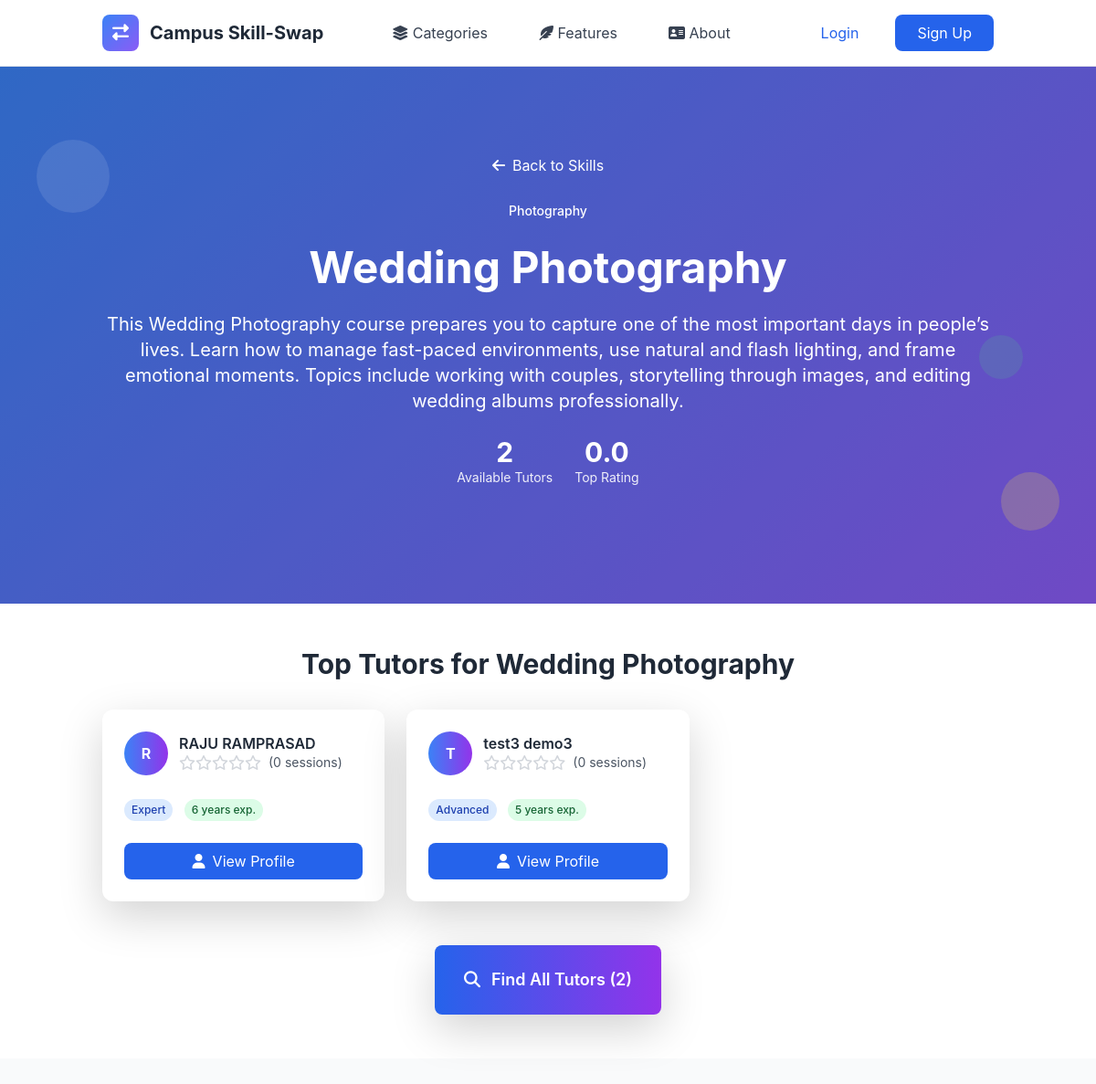
The page /skills/59/ on the database its author committed.
### apps/skills/models.py (models this page shows, shortened)
class Skill(models.Model):
    name = models.CharField(max_length=100)
    category = models.ForeignKey(SkillCategory, on_delete=models.CASCADE, related_name='skills')
    image = models.ImageField(upload_to=skills_upload_to,blank=True,null=True)
    description = models.TextField(blank=True)
    is_popular = models.BooleanField(default=False)
    created_at = models.DateTimeField(auto_now_add=True)
    updated_at = models.DateTimeField(auto_now=True)
    class Meta:
        ordering = ['category__name', 'name']
        unique_together = ['name', 'category']

class SkillCategory(models.Model):
    name = models.CharField(max_length=100, unique=True)
    description = models.TextField(blank=True)
    icon = models.CharField(max_length=50, blank=True, help_text="CSS icon class")
    image = models.ImageField(upload_to='category_images/',blank=True,null=True)
    color = models.CharField(max_length=7, default='#3B82F6', help_text="Hex color code")
    is_active = models.BooleanField(default=True)
    created_at = models.DateTimeField(auto_now_add=True)
    updated_at = models.DateTimeField(auto_now=True)
    class Meta:
        ordering = ['name']
        verbose_name_plural = "Skill Categories"
        db_table = 'category'

class OfferedSkill(models.Model):
    PROFICIENCY_LEVELS = [
        ('beginner', 'Beginner'),
        ('intermediate', 'Intermediate'),
        ('advanced', 'Advanced'),
        ('expert', 'Expert'),
    ]
    user = models.ForeignKey(User, on_delete=models.CASCADE, related_name='offered_skills')
    skill = models.ForeignKey(Skill, on_delete=models.CASCADE, related_name='offered_by_users')
    proficiency_level = models.CharField(max_length=20, choices=PROFICIENCY_LEVELS)
    description = models.TextField(blank=True, help_text="Describe your experience with this skill")
    years_of_experience = models.PositiveIntegerField(default=0)
    is_active = models.BooleanField(default=True)
    teaching_preference = models.CharField(max_length=20, choices=[
        ('online', 'Online Only'),
        ('in_person', 'In-Person Only'),
        ('both', 'Both Online and In-Person'),
    ], default='both')
    max_students_per_session = models.PositiveIntegerField(default=1)
    created_at = models.DateTimeField(auto_now_add=True)
    updated_at = models.DateTimeField(auto_now=True)
    total_sessions = models.PositiveIntegerField(default=0)
    average_rating = models.FloatField(default=0.0)
    class Meta:
        ordering = ['-created_at']
        unique_together = ['user', 'skill']
        db_table = 'offeredskill'

### apps/skills/views.py (the view)
# urls.py: path('<int:pk>/', views.SkillDetailView.as_view(), name='skill_detail'),
class SkillDetailView(DetailView):
    model = Skill
    template_name = 'skills/skill_detail.html'
    context_object_name = 'skill'
    def get_context_data(self, **kwargs):
        context = super().get_context_data(**kwargs)
        skill = self.get_object()
        top_tutors = (OfferedSkill.objects
                     .filter(skill=skill, is_active=True)
                     .select_related('user')
                     .order_by('-average_rating', '-total_sessions')[:3])
        context['top_tutors'] = top_tutors
        context['total_tutors'] = OfferedSkill.objects.filter(skill=skill, is_active=True).count()
        return context

### templates/skills/skill_detail.html (shortened to what this page needs)
{% extends 'layout/base.html' %}
{% load static %}
{% block content %}
<section class="gradient-bg relative overflow-hidden">
    <div class="absolute inset-0 bg-black opacity-20"></div>
    <div class="relative container mx-auto px-4 py-16 lg:py-24">
        <div class="text-center text-white">
            <nav class="mb-6">
                <a href="{% url 'skills:skill_list' %}" class="text-white hover:text-yellow-300 transition-colors">
                    <i class="fas fa-arrow-left mr-2"></i>Back to Skills
                </a>
            </nav>
            <div class="inline-block bg-{{ skill.category.color|default:'blue' }}-100 text-{{ skill.category.color|default:'blue' }}-800 px-4 py-1 rounded-full text-sm font-medium mb-4">
                {{ skill.category.name }}
            </div>
            <h1 class="text-4xl lg:text-5xl font-bold mb-4">{{ skill.name }}</h1>
            <p class="text-lg lg:text-xl mb-6">{{ skill.description|default:"Discover tutors who can teach you this skill!" }}</p>
            <div class="flex justify-center items-center space-x-6 mb-8">
                <div class="text-center">
                    <div class="text-3xl font-bold">{{ total_tutors }}</div>
                    <div class="text-sm opacity-90">Available Tutors</div>
                </div>
                {% if top_tutors %}
                <div class="text-center">
                    <div class="text-3xl font-bold">{{ top_tutors.0.average_rating|floatformat:1 }}</div>
                    <div class="text-sm opacity-90">Top Rating</div>
                </div>
                {% endif %}
            </div>
        </div>
    </div>
    <div class="absolute top-20 left-10 w-20 h-20 bg-white opacity-10 rounded-full animate-bounce"></div>
    <div class="absolute bottom-20 right-10 w-16 h-16 bg-yellow-300 opacity-20 rounded-full animate-pulse"></div>
    <div class="absolute top-1/2 right-20 w-12 h-12 bg-green-400 opacity-15 rounded-full animate-bounce delay-75"></div>
</section>
<section class="py-12 bg-white">
    <div class="container mx-auto px-4">
        {% if top_tutors %}
        <div class="mb-12">
            <h2 class="text-3xl font-bold text-gray-800 mb-8 text-center">Top Tutors for {{ skill.name }}</h2>
            <div class="grid md:grid-cols-3 gap-6 mb-8">
                {% for tutor in top_tutors %}
                <div class="bg-white rounded-xl shadow-lg p-6 hover:shadow-xl transition-shadow">
                    <div class="flex items-center mb-4">
                        <div class="w-12 h-12 bg-gradient-to-r from-blue-500 to-purple-600 rounded-full flex items-center justify-center text-white font-bold">
                            {{ tutor.user.first_name.0|default:tutor.user.username.0|upper }}
                        </div>
                        <div class="ml-3">
                            <h3 class="font-semibold text-gray-800">{{ tutor.user.first_name }} {{ tutor.user.last_name|default:tutor.user.username }}</h3>
                            <div class="flex items-center">
                                {% for i in "12345" %}
                                    {% if forloop.counter <= tutor.average_rating|floatformat:0 %}
                                        <i class="fas fa-star text-yellow-400"></i>
                                    {% else %}
                                        <i class="far fa-star text-gray-300"></i>
                                    {% endif %}
                                {% endfor %}
                                <span class="text-sm text-gray-600 ml-2">({{ tutor.total_sessions }} sessions)</span>
                            </div>
                        </div>
                    </div>
                    <div class="mb-4">
                        <span class="inline-block bg-blue-100 text-blue-800 px-2 py-1 rounded-full text-xs font-medium">
                            {{ tutor.get_proficiency_level_display }}
                        </span>
                        <span class="inline-block bg-green-100 text-green-800 px-2 py-1 rounded-full text-xs font-medium ml-2">
                            {{ tutor.years_of_experience }} years exp.
                        </span>
                    </div>
                    <a href="{% url 'skills:tutor_profile' tutor.user.id %}" class="w-full bg-blue-600 text-white py-2 px-4 rounded-lg text-center block hover:bg-blue-700 transition-colors">
                        <i class="fas fa-user mr-2"></i>View Profile
                    </a>
                </div>
                {% endfor %}
            </div>
        </div>
        {% endif %}
        <div class="text-center">
            {% if total_tutors > 0 %}
                <a href="{% url 'skills:find_tutors' skill.id %}" class="inline-block bg-gradient-to-r from-blue-600 to-purple-600 text-white py-4 px-8 rounded-lg text-lg font-semibold hover:from-blue-700 hover:to-purple-700 transition-all transform hover:scale-105 shadow-lg">
                    <i class="fas fa-search mr-3"></i>Find All Tutors ({{ total_tutors }})
                </a>
            {% endif %}
        </div>
    </div>
</section>
{% endblock %}

### templates/layout/base.html (style rules this page uses)
:root { --primary-color: #3B82F6; --secondary-color: #10B981; --accent-color: #8B5CF6; --warning-color: #F59E0B; --danger-color: #EF4444; }
body { font-family: 'Inter', -apple-system, BlinkMacSystemFont, sans-serif; }
.gradient-bg { background: linear-gradient(135deg, var(--primary-color) 0%, var(--accent-color) 100%); }

### rows shown on the page
Skill: category.name "Photography", name "Wedding Photography", description "This Wedding Photography course prepares you to capture one of the most important days in people’s lives. Learn how to manage fast-paced environments, use natural and flash lighting, and frame emotional moments. Topics include working with couples, storytelling through images, and editing wedding albums professionally."
OfferedSkill: average_rating "0.0", user.first_name.0 "R", user.first_name "RAJU", user.last_name "RAMPRASAD", total_sessions "0", proficiency_level "Expert", years_of_experience "6"
OfferedSkill: user.first_name.0 "T", user.first_name "test3", user.last_name "demo3", average_rating 0 (drawn), total_sessions "0", proficiency_level "Advanced", years_of_experience "5"

### other values the page prints
{{ total_tutors }} "2"
